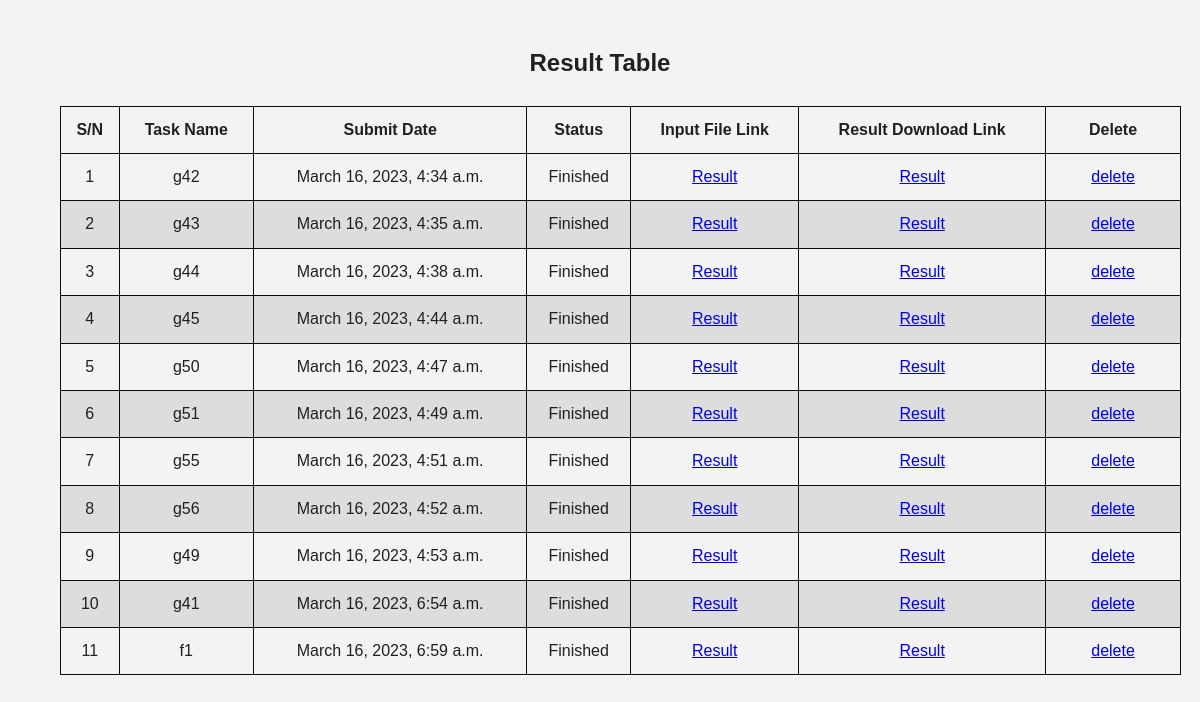
Page /view/ (signed in) on the earlier database version.
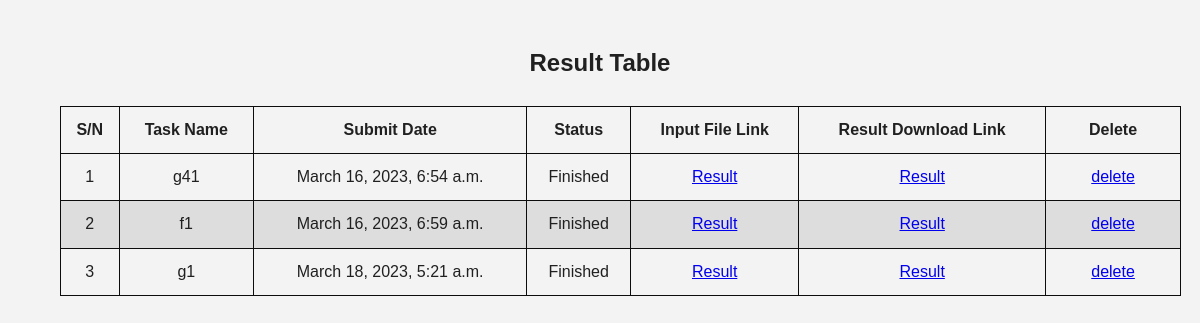
Same page on the later database version.
### new/models.py (models this page shows, shortened)
class file_upload(models.Model):
    uploader=models.ForeignKey(User,on_delete=models.CASCADE)
    ids = models.AutoField(primary_key=True)
    file_name = models.CharField(max_length=255)
    my_file = models.FileField(upload_to='')
    added_on = models.DateTimeField(auto_now_add=True,null=True)

### new/views.py (the view)
# urls.py: path('view/',views.view,name="view"),
@login_required(login_url='http://127.0.0.1:8000/login/')
def view(request):
    all_data = file_upload.objects.filter(uploader__id=request.user.id)
    context = {
     'data':all_data
    }
    return render(request,'view.html',context)

### templates/view.html (shortened to what this page needs)
<!DOCTYPE html>
<html lang="en">
<head>
</head>
<body>
    <h2 style="text-align: center;">Result Table</h2>
    <table>
      <thead>
          <tr>
              <th>S/N</th>
              <th>Task Name</th>
              <th>Submit Date</th>
              <th>Status</th>
              <th>Input File Link</th>
              <th>Result Download Link</th>
              <th>Delete</th>
          </tr>
      </thead>
      <tbody>
          {% for d in data %}
          <tr>
              <td>{{forloop.counter}}</td>
              <td>{{d.file_name}}</td>
              <td>{{d.added_on}}</td>
              <td>Finished</td>
              <td><a download href="{{d.my_file.url}}">Result</a></td>
              <td><a href="{% url 'show_file' d.file_name %}">Result</a></td>
              <td><a href="{% url 'delete' d.file_name %}">delete</a></td>
          </tr>
          {% endfor %}
      </tbody>
  </table>
</body>
</html>

### templates/view.html (style rules this page uses)
* { margin: 20px; padding: 0; box-sizing: inherit; }
body { font-family: 'Poppins', sans-serif; font-weight: 300; color: rgb(32, 32, 33); line-height: 1.9; background-color: #f3f3f3; }
table { font-family: arial, sans-serif; border-collapse: collapse; width: 100%; }
td, th { border: 1px solid #0d0c0c; text-align: center; padding: 8px; }
tr:nth-child(even) { background-color: #dddddd; }

Differences in the rows shown:
removed file_upload: file_name "g42", added_on "March 16, 2023, 4:34 a.m."
removed file_upload: file_name "g43", added_on "March 16, 2023, 4:35 a.m."
removed file_upload: file_name "g44", added_on "March 16, 2023, 4:38 a.m."
removed file_upload: file_name "g45", added_on "March 16, 2023, 4:44 a.m."
removed file_upload: file_name "g50", added_on "March 16, 2023, 4:47 a.m."
removed file_upload: file_name "g51", added_on "March 16, 2023, 4:49 a.m."
removed file_upload: file_name "g55", added_on "March 16, 2023, 4:51 a.m."
removed file_upload: file_name "g56", added_on "March 16, 2023, 4:52 a.m."
removed file_upload: file_name "g49", added_on "March 16, 2023, 4:53 a.m."
added file_upload: file_name "g1", added_on "March 18, 2023, 5:21 a.m."
